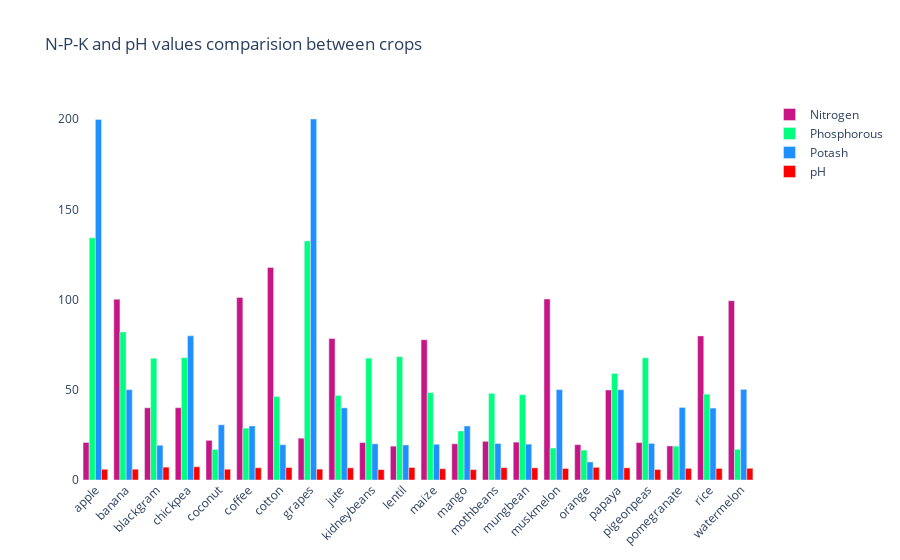

Write notebook code for a chart like this one.
### Code cell
fig = go.Figure()
fig.add_trace(go.Bar(
    x=crop_summary.index,
    y=crop_summary['N'],
    name='Nitrogen',
    marker_color='mediumvioletred'
))
fig.add_trace(go.Bar(
    x=crop_summary.index,
    y=crop_summary['P'],
    name='Phosphorous',
    marker_color='springgreen'
))
fig.add_trace(go.Bar(
    x=crop_summary.index,
    y=crop_summary['K'],
    name='Potash',
    marker_color='dodgerblue'
))
fig.add_trace(go.Bar(
    x=crop_summary.index,
    y=crop_summary['ph'],
    name='pH',
    marker_color='Red'
))


fig.update_layout(title="N-P-K and pH values comparision between crops",
                  plot_bgcolor='white',
                  barmode='group',
                  xaxis_tickangle=-45)

fig.show()

### Figure 1 — Plotly figure (JSON) as saved in the notebook; plotly's stock layout.template omitted (floating-point values rounded to 4 significant figures)
{"data": [{"marker": {"color": "mediumvioletred"}, "name": "Nitrogen", "type": "bar", "x": ["apple", "banana", "blackgram", "chickpea", "coconut", "coffee", "cotton", "grapes", "jute", "kidneybeans", "lentil", "maize", "mango", "mothbeans", "mungbean", "muskmelon", "orange", "papaya", "pigeonpeas", "pomegranate", "rice", "watermelon"], "y": [20.8, 100.2, 40.02, 40.09, 21.98, 101.2, 117.8, 23.18, 78.4, 20.75, 18.77, 77.76, 20.07, 21.44, 20.99, 100.3, 19.58, 49.88, 20.73, 18.87, 79.89, 99.42]}, {"marker": {"color": "springgreen"}, "name": "Phosphorous", "type": "bar", "x": ["apple", "banana", "blackgram", "chickpea", "coconut", "coffee", "cotton", "grapes", "jute", "kidneybeans", "lentil", "maize", "mango", "mothbeans", "mungbean", "muskmelon", "orange", "papaya", "pigeonpeas", "pomegranate", "rice", "watermelon"], "y": [134.2, 82.01, 67.47, 67.79, 16.93, 28.74, 46.24, 132.5, 46.86, 67.54, 68.36, 48.44, 27.18, 48.01, 47.28, 17.72, 16.55, 59.05, 67.73, 18.75, 47.58, 17]}, {"marker": {"color": "dodgerblue"}, "name": "Potash", "type": "bar", "x": ["apple", "banana", "blackgram", "chickpea", "coconut", "coffee", "cotton", "grapes", "jute", "kidneybeans", "lentil", "maize", "mango", "mothbeans", "mungbean", "muskmelon", "orange", "papaya", "pigeonpeas", "pomegranate", "rice", "watermelon"], "y": [199.9, 50.05, 19.24, 79.92, 30.59, 29.94, 19.56, 200.1, 39.99, 20.05, 19.41, 19.79, 29.92, 20.23, 19.87, 50.08, 10.01, 50.04, 20.29, 40.21, 39.87, 50.22]}, {"marker": {"color": "Red"}, "name": "pH", "type": "bar", "x": ["apple", "banana", "blackgram", "chickpea", "coconut", "coffee", "cotton", "grapes", "jute", "kidneybeans", "lentil", "maize", "mango", "mothbeans", "mungbean", "muskmelon", "orange", "papaya", "pigeonpeas", "pomegranate", "rice", "watermelon"], "y": [5.93, 5.984, 7.134, 7.337, 5.977, 6.79, 6.913, 6.026, 6.733, 5.749, 6.928, 6.245, 5.766, 6.831, 6.724, 6.359, 7.017, 6.741, 5.794, 6.429, 6.425, 6.496]}], "layout": {"barmode": "group", "plot_bgcolor": "white", "title": {"text": "N-P-K and pH values comparision between crops"}, "xaxis": {"tickangle": -45}}}
